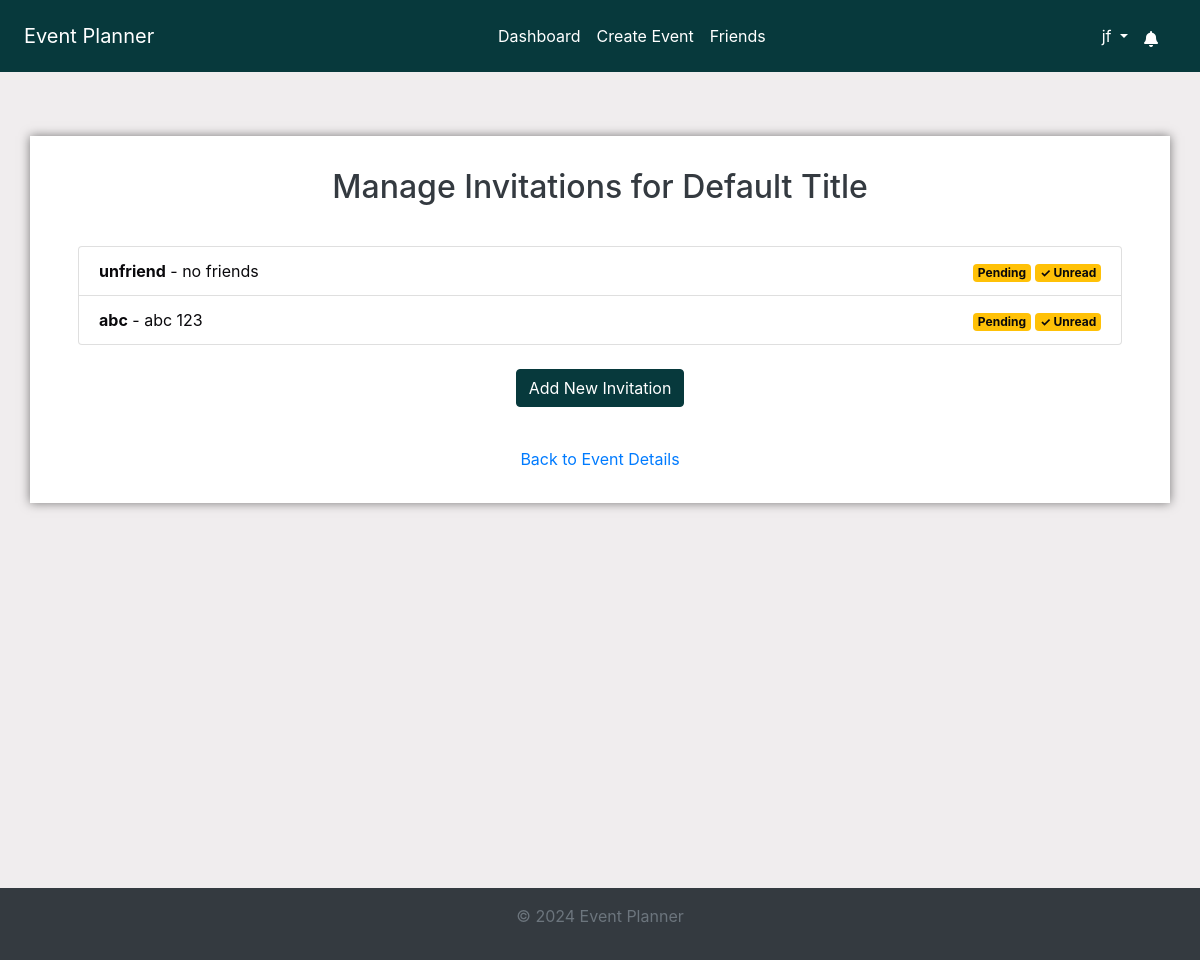
Before: /invitations/manage/266/ (signed in) with the older database file.
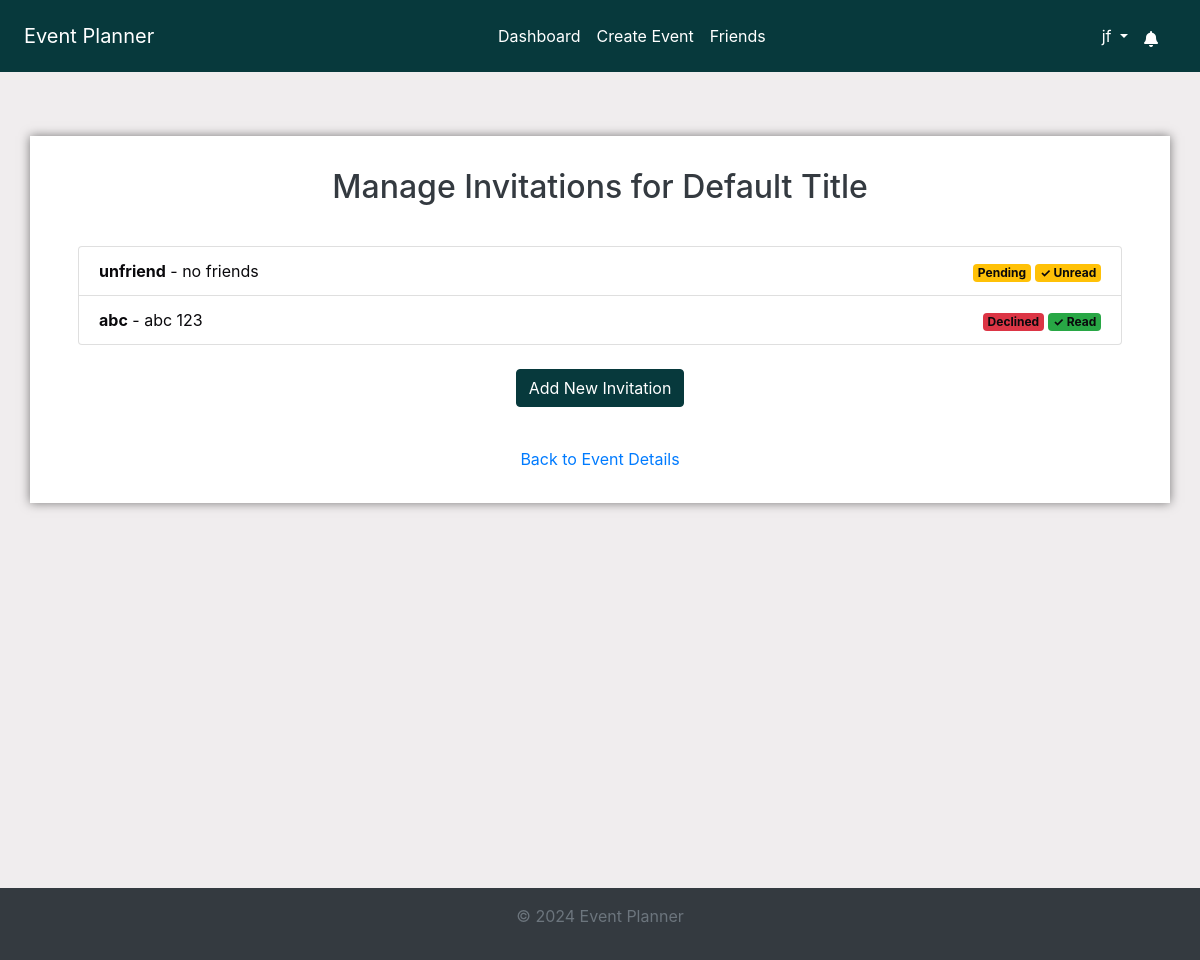
After: the same page with the newer database file.
### invitations/models.py (models this page shows, shortened)
class Invitation(models.Model):
    STATUS_CHOICES = [
        ("Pending", "Pending"),
        ("Accepted", "Accepted"),
        ("Declined", "Declined"),
    ]
    event = models.ForeignKey(
        Event, on_delete=models.CASCADE, related_name="invitations"
    )
    user = models.ForeignKey(User, on_delete=models.CASCADE)
    status = models.CharField(
        max_length=20, choices=STATUS_CHOICES, default="Pending"
    )
    suggested_date = models.DateTimeField(null=True, blank=True)
    read = models.BooleanField(default=False)
    created_at = models.DateTimeField(auto_now_add=True)
    updated_at = models.DateTimeField(auto_now=True)

### invitations/views.py (the view)
@login_required
def manage_invitations(request, event_id):
    event = get_object_or_404(Event, id=event_id)
    if event.created_by != request.user:
        return redirect("dashboard")
    invitations = Invitation.objects.filter(event=event).select_related("user")
    return render(
        request,
        "invitations/manage_invitations.html",
        {"event": event, "invitations": invitations},
    )

### accounts/context_processors.py (called while the page is built)
def google_api_key(request):
    return {"GOOGLE_API_KEY": os.getenv("GOOGLE_API_KEY")}

### notifications/context_processors.py (called while the page is built)
def notifications(request):
    if request.user.is_authenticated:
        all_unread_notifications = Notification.objects.filter(
            user=request.user, read=False
        ).order_by("-created_at")
        unread_count = all_unread_notifications.count()
        recent_unread_notifications = all_unread_notifications[:8]
        return {
            "recent_unread_notifications": recent_unread_notifications,
            "unread_count": unread_count,
        }
    return {}

### templates/invitations/manage_invitations.html (shortened to what this page needs)
{% extends 'base.html' %}
{% block content %}
<div class="container mt-5">
    <h2 class="text-center text-dark">Manage Invitations for {{ event.title }}</h2>
    <form class="invitation-list mt-4">
        <ul class="list-group">
            {% for invitation in invitations %}
                <li class="list-group-item d-flex justify-content-between align-items-center">
                    <span>
                        <strong>{{ invitation.user.username }}</strong> - {{ invitation.user.first_name }} {{ invitation.user.last_name }}
                    </span>
                    <span>
                        <span class="badge bg-{{ invitation.status|lower }}">{{ invitation.status }}</span>
                        {% if invitation.read %}
                            <span class="badge bg-success">✓ Read</span>
                        {% else %}
                            <span class="badge bg-warning">✓ Unread</span>
                        {% endif %}
                    </span>
                </li>
            {% empty %}
                <li class="list-group-item">No invitations found.</li>
            {% endfor %}
        </ul>
        <div class="text-center mt-4">
            <a href="{% url 'create_invitation' event.id %}" class="btn btn-primary">Add New Invitation</a>
        </div>
    </form>
    <div class="text-center mt-4">
        <a href="{% url 'event_details' event.id %}" >Back to Event Details</a>
    </div>
</div>
{% endblock %}

Changed rows visible on the page:
changed Invitation "abc": status "Pending" → "Declined"; read "✓ Unread" → "✓ Read"
